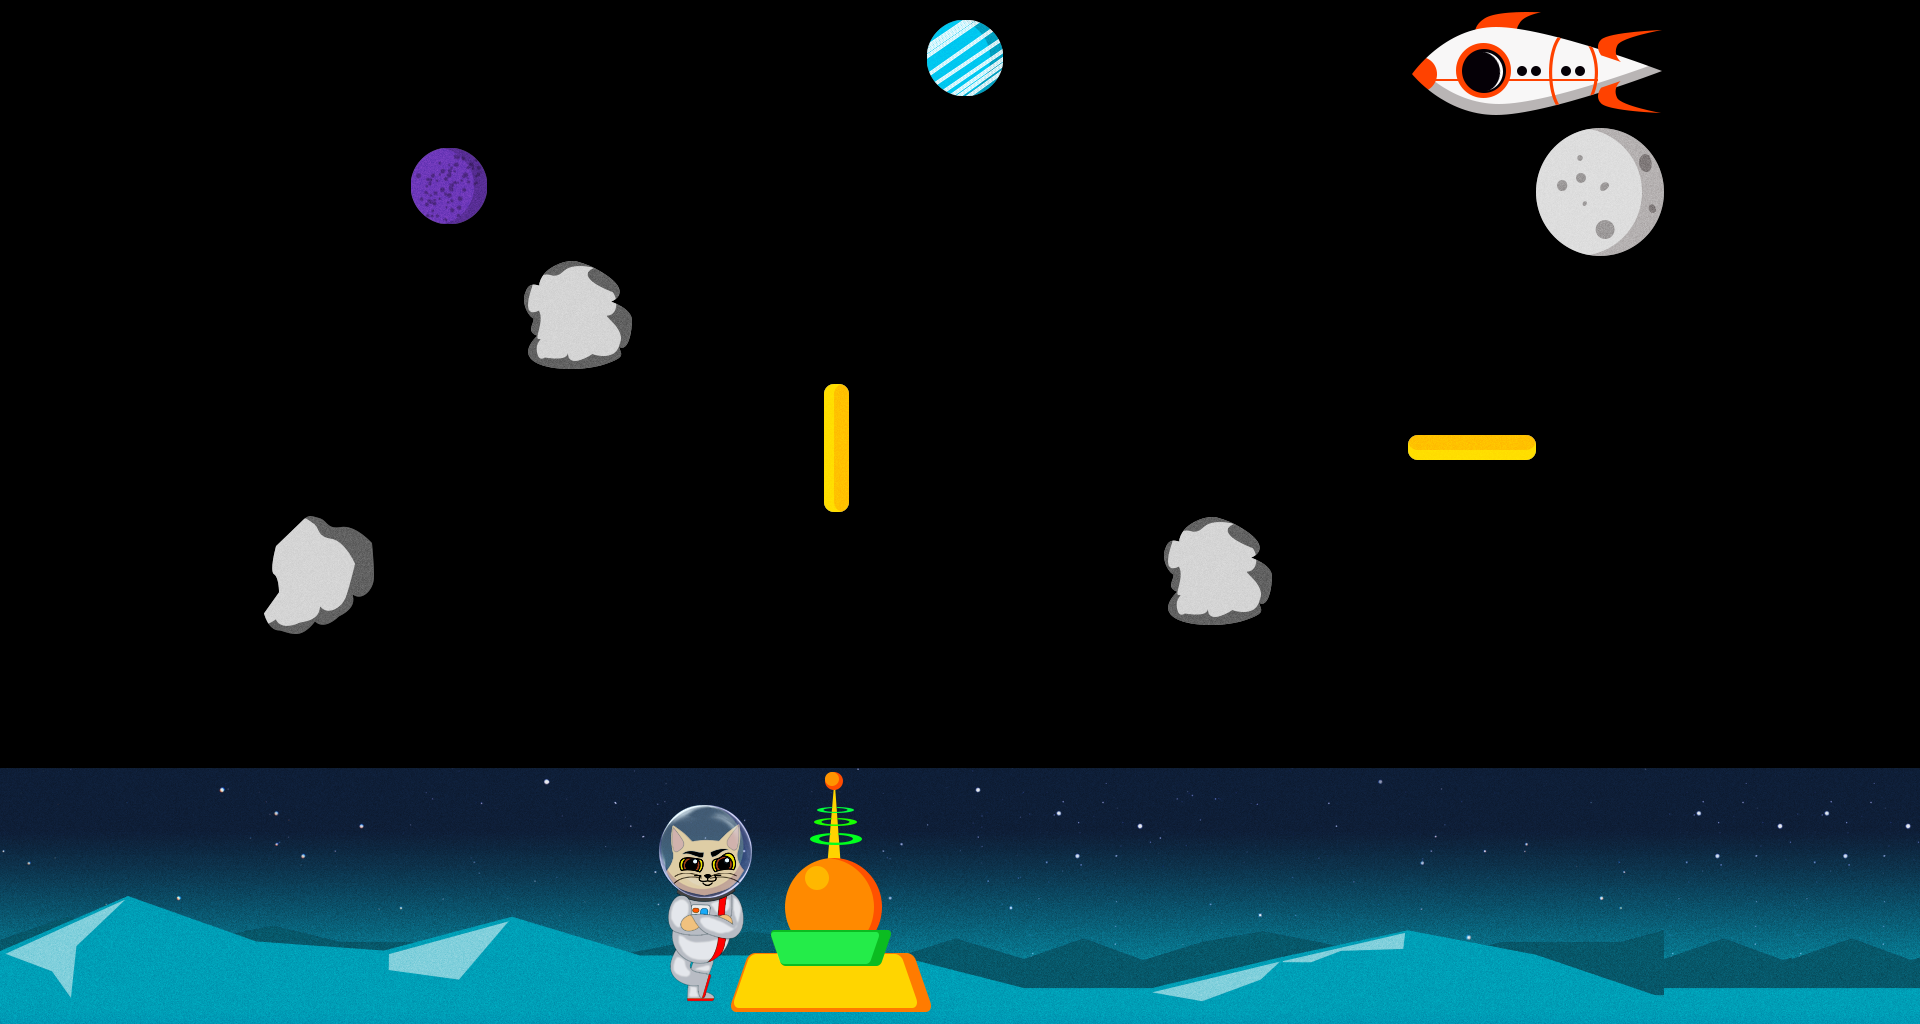

A 2D game scene composited from a Tiled map and its tileset images. What follows is a short description and the map's XML, with every tile layer's data as written:
An orthogonal 15x8 tile map with 128x128 px tiles, 3 tile layers (BackgroudLayer, PlayerLayer, GameLayer), 2 tilesets.

<map version="1.0" tiledversion="1.1.0" orientation="orthogonal" renderorder="right-down" width="15" height="8" tilewidth="128" tileheight="128" infinite="0" nextobjectid="1">
 <tileset firstgid="1" source="tiles.tsx" />
 <tileset firstgid="65" source="template_assets_v1.tsx" />
 <layer name="BackgroudLayer" width="15" height="8">
  <data encoding="csv">
0,0,0,0,0,0,0,0,0,0,0,0,0,0,0,
0,0,0,0,0,0,0,0,0,0,0,0,0,0,0,
0,0,0,0,0,0,0,0,0,0,0,0,0,0,0,
0,0,0,0,0,0,0,0,0,0,0,0,0,0,0,
0,0,0,0,0,0,0,0,0,0,0,0,0,0,0,
0,0,0,0,0,0,0,0,0,0,0,0,0,0,0,
155,156,157,158,159,160,161,162,163,164,165,166,167,163,163,
170,171,172,173,174,175,176,177,178,179,180,181,182,178,178
</data>
 </layer>
 <layer name="PlayerLayer" width="15" height="8">
  <data encoding="csv">
0,0,0,0,0,0,0,0,0,0,0,0,0,0,0,
0,0,0,0,0,0,0,0,0,0,0,0,0,0,0,
0,0,0,0,0,0,0,0,0,0,0,0,0,0,0,
0,0,0,0,0,0,0,0,0,0,0,0,0,0,0,
0,0,0,0,0,0,0,0,0,0,0,0,0,0,0,
0,0,0,0,0,0,0,0,0,0,0,0,0,0,0,
0,0,0,0,0,136,0,0,0,0,0,0,0,0,0,
0,0,0,0,0,151,0,0,0,0,0,0,0,0,0
</data>
 </layer>
 <layer name="GameLayer" width="15" height="8">
  <data encoding="csv">
0,0,0,0,0,0,0,102,0,0,0,92,93,0,0,
0,0,0,101,0,0,0,0,0,0,0,0,117,0,0,
0,0,0,0,134,0,0,0,0,0,0,0,0,0,0,
0,0,0,0,0,0,119,0,0,0,0,122,0,0,0,
0,0,133,0,0,0,0,0,0,134,0,0,0,0,0,
0,0,0,0,0,0,0,0,0,0,0,0,0,0,0,
0,0,0,0,0,89,90,91,0,0,0,0,0,0,0,
0,0,0,0,0,104,105,106,0,0,0,0,0,0,0
</data>
 </layer>
</map>
